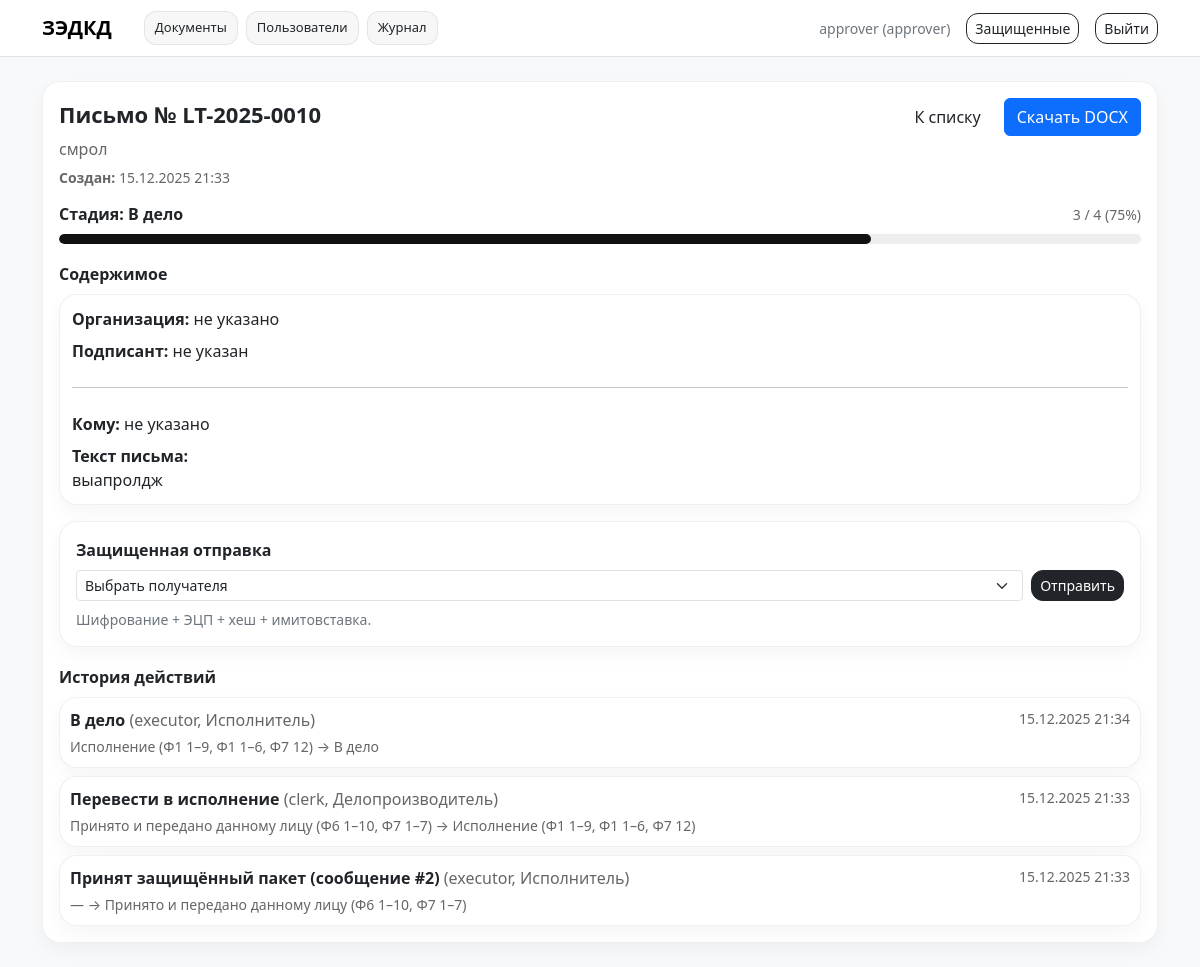
Screenshot of /docs/24 (signed in) with the database file from the repository.
### app/models.py (models this page shows, shortened)
class User(db.Model, UserMixin):
    id = db.Column(db.Integer, primary_key=True)
    username = db.Column(db.String(80), unique=True, nullable=False)
    password_hash = db.Column(db.String(200), nullable=False)
    role = db.Column(db.String(30), nullable=False, default=Role.CLERK)

class Document(db.Model):
    id = db.Column(db.Integer, primary_key=True)
    doc_type = db.Column(db.String(30), nullable=False)
    title = db.Column(db.String(255), nullable=False)
    reg_number = db.Column(db.String(50), nullable=True)
    stage = db.Column(db.String(50), nullable=False, default="created")
    created_at = db.Column(db.DateTime, default=datetime.utcnow)
    created_by_id = db.Column(db.Integer, db.ForeignKey("user.id"), nullable=False)
    created_by = db.relationship("User", backref="created_documents")
    content_json = db.Column(db.Text, nullable=False, server_default="{}")
    confidentiality = db.Column(db.String(50), nullable=True)
    assigned_to_role = db.Column(db.String(30), nullable=True)
    security_json = db.Column(db.Text, nullable=True)

class AuditEvent(db.Model):
    id = db.Column(db.Integer, primary_key=True)
    document_id = db.Column(db.Integer, db.ForeignKey("document.id"), nullable=False)
    actor_id = db.Column(db.Integer, db.ForeignKey("user.id"), nullable=False)
    action = db.Column(db.String(80), nullable=False)
    from_stage = db.Column(db.String(50), nullable=True)
    to_stage = db.Column(db.String(50), nullable=True)
    created_at = db.Column(db.DateTime, default=datetime.utcnow)
    comment = db.Column(db.String(500), nullable=True)
    document = db.relationship("Document", backref="events")
    actor = db.relationship("User", backref="events")

### app/main.py (the view)
@main_bp.route("/docs/<int:doc_id>")
@login_required
def doc_detail(doc_id: int):
    d = Document.query.get_or_404(doc_id)
    if d.stage == "deleted":
        abort(404)
    if d.stage == "destroyed":
        return redirect(url_for("main.index"))
    events = (
        AuditEvent.query
        .filter_by(document_id=d.id)
        .order_by(AuditEvent.created_at.desc())
        .all()
    )
    progress, step_now, step_total, stage_label = calc_progress(d.doc_type, d.stage)
    payload = load_payload(d)
    if not payload.get("_assigned_to_role") and not is_terminal(d.stage) and d.stage != "deleted":
        payload["_assigned_to_role"] = assigned_role_for_stage(d.doc_type, d.stage)
        save_payload(d, payload)
        db.session.commit()
    attach_runtime_assigned(d, payload)
    actions = available_actions(d.doc_type, d.stage, current_user.role, getattr(d, "assigned_to_role", None))
    ins_steps = [x.strip() for x in (payload.get("steps_raw") or "").splitlines() if x.strip()]
    pack_items = [x.strip("-• \t") for x in (payload.get("list_raw") or "").splitlines() if x.strip()]
    history = []
    for e in events:
        actor = getattr(e, "actor", None)
        actor_name = getattr(actor, "username", None) or getattr(actor, "login", None) or f"ID {e.actor_id}"
        actor_role_raw = getattr(actor, "role", None) if actor else None
        actor_role = ROLE_TITLES.get(actor_role_raw, actor_role_raw or "")
        history.append({
            "action": e.action,
            "at": e.created_at,
            "from": STAGE_LABELS.get(e.from_stage, e.from_stage) if e.from_stage else "—",
            "to": STAGE_LABELS.get(e.to_stage, e.to_stage) if e.to_stage else "—",
            "actor_name": actor_name,
            "actor_role": actor_role,
        })
    users_for_send = User.query.filter(User.id != current_user.id).order_by(User.username.asc()).all()
    return render_template(
        "doc_detail.html",
        me=current_user,
        d=d,
        DOC_TYPE_LABELS=DOC_TYPE_LABELS,
        STAGE_LABELS=STAGE_LABELS,
        ROLE_TITLES=ROLE_TITLES,
        progress=progress,
        step_now=step_now,
        step_total=step_total,
        stage_label=stage_label,
        actions=actions,
        payload=payload,
        ins_steps=ins_steps,
        pack_items=pack_items,
        history=history,
        users_for_send=users_for_send,
    )

### app/main.py (called while the page is built, shortened)
def load_payload(d: Document) -> dict:
    try:
        return json.loads(d.content_json or "{}")
    except Exception:
        return {}

def attach_runtime_assigned(d: Document, payload: Optional[dict] = None) -> None:
    payload = payload if payload is not None else load_payload(d)
    setattr(d, "assigned_to_role", payload.get("_assigned_to_role"))

def is_terminal(stage: str) -> bool:
    return stage in TERMINAL_STAGES

def calc_progress(doc_type: str, stage: str):
    flow = STAGE_FLOW.get(doc_type, [])
    total = len(flow)
    if is_terminal(stage):
        return 100, total, total, TERMINAL_STAGES[stage]
    keys = [k for k, _ in flow]
    if stage not in keys or total == 0:
        return 0, 0, 0, STAGE_LABELS.get(stage, stage)
    idx = keys.index(stage)
    step_now = idx + 1
    percent = round(step_now / total * 100)
    return percent, step_now, total, STAGE_LABELS.get(stage, stage)

def available_actions(doc_type: str, stage: str, role: str, assigned_to_role: Optional[str]):
    if assigned_to_role and assigned_to_role != role:
        return []

### app/models.py (called while the page is built)
@login_manager.user_loader
def load_user(user_id):
    return User.query.get(int(user_id))

### app/templates/doc_detail.html (shortened to what this page needs)
{% extends "base.html" %}
{% block content %}
<div class="card-soft" style="padding:16px;">
  <div style="display:flex; justify-content:space-between; gap:12px; align-items:flex-start; flex-wrap:wrap;">
    <div>
      <div style="font-size:22px; font-weight:700; margin-bottom:6px;">
        {{ DOC_TYPE_LABELS.get(d.doc_type, d.doc_type) }} № {{ d.reg_number }}
      </div>
      <div style="color:#666; margin-bottom:6px;">{{ d.title }}</div>
      <div style="display:flex; gap:10px; flex-wrap:wrap; color:#666; font-size:14px;">
        {% if d.created_at %}
          <span><b>Создан:</b> {{ d.created_at.strftime('%d.%m.%Y %H:%M') }}</span>
        {% endif %}
      </div>
    </div>
    <div style="display:flex; gap:10px; flex-wrap:wrap;">
      <a class="btn btn-outline" href="{{ url_for('main.index') }}">К списку</a>
      <a class="btn btn-primary" href="{{ url_for('main.download_docx', doc_id=d.id) }}">Скачать DOCX</a>
    </div>
  </div>
  <div style="margin-top:14px;">
    <div style="display:flex; justify-content:space-between; gap:10px; align-items:center; flex-wrap:wrap;">
      <div style="font-weight:600;">
        Стадия: {{ stage_label }}
      </div>
      <div style="color:#666; font-size:14px;">
        {{ step_now }} / {{ step_total }} ({{ progress }}%)
      </div>
    </div>
    <div style="margin-top:8px; background:#eee; border-radius:999px; height:10px; overflow:hidden;">
      <div style="height:10px; width:{{ progress }}%; background:#111; border-radius:999px;"></div>
    </div>
  </div>
  <div style="margin-top:18px;">
  <div style="font-weight:700; margin-bottom:8px;">Содержимое</div>
  <div class="card-soft" style="padding:12px;">
    <div style="display:grid; gap:8px;">
      <div><b>Организация:</b> {{ payload.get("org_name") or "не указано" }}</div>
      {% set pos = payload.get("sign_pos") %}
      {% set name = payload.get("sign_name") %}
      <div><b>Подписант:</b>
        {% if pos or name %}
          {{ (pos or "") }}{% if pos and name %}, {% endif %}{{ (name or "") }}
        {% else %}
          не указан
        {% endif %}
      </div>
      {% if d.doc_type == 'letter' %}
        <hr>
        <div><b>Кому:</b> {{ payload.get("addressee") or "не указано" }}</div>
        <div><b>Текст письма:</b><br>{{ payload.get("body") or "не заполнено" }}</div>
      {% endif %}
    </div>
  </div>
</div>
    <div class="card card-soft mt-3">
    <div class="card-body">
        <div class="fw-semibold mb-2">Защищенная отправка</div>
        <form method="post" action="/docs/{{ d.id }}/secure/send" class="d-flex gap-2">
        <select class="form-select form-select-sm" name="to_user_id" required>
            <option value="" selected disabled>Выбрать получателя</option>
        </select>
        <button class="btn btn-dark btn-sm btn-round" type="submit">Отправить</button>
        </form>
        <div class="text-secondary small mt-2">
        Шифрование + ЭЦП + хеш + имитовставка.
        </div>
    </div>
    </div>
  <div style="margin-top:18px;">
    <div style="font-weight:700; margin-bottom:8px;">История действий</div>
    {% if history and history|length > 0 %}
        <div style="display:flex; flex-direction:column; gap:8px;">
        {% for h in history %}
            <div class="card-soft" style="padding:10px;">
            <div style="display:flex; justify-content:space-between; gap:10px; flex-wrap:wrap;">
                <div style="font-weight:600;">
                {{ h.action }}
                <span style="color:#666; font-weight:400;">
                    ({{ h.actor_name }}{% if h.actor_role %}, {{ h.actor_role }}{% endif %})
                </span>
                </div>
                <div style="color:#666; font-size:14px;">
                {{ h.at.strftime('%d.%m.%Y %H:%M') if h.at else '' }}
                </div>
            </div>
            <div style="color:#666; font-size:14px; margin-top:4px;">
                {{ h.from }} → {{ h.to }}
            </div>
            </div>
        {% endfor %}
        </div>
    {% else %}
        <div style="color:#666;">Пока пусто.</div>
    {% endif %}
</div>
</div>
{% endblock %}

### app/templates/base.html (shortened to what this page needs)
<!doctype html>
<html lang="ru">
<head>
  <link href="https://cdn.jsdelivr.net/npm/bootstrap@5.3.3/dist/css/bootstrap.min.css" rel="stylesheet">
</head>
<body class="bg-light">
  <nav class="navbar navbar-expand-lg bg-white border-bottom">
    <div class="container">
      <div class="d-flex align-items-center gap-3">
        <span class="navbar-brand fw-semibold mb-0">ЗЭДКД</span>
        <div class="d-flex align-items-center gap-2">
          <a class="navbtn" href="{{ url_for('main.index') }}">Документы</a>
          <a class="navbtn" href="{{ url_for('main.users') }}">Пользователи</a>
          {% if me.role in ['auditor','approver'] %}
            <a class="navbtn" href="{{ url_for('main.journal') }}">Журнал</a>
          {% endif %}
        </div>
      </div>
      <div class="ms-auto d-flex align-items-center gap-3">
        <span class="text-secondary small">
          {{ me.username or me.login }} ({{ me.role }})
        </span>
        <a class="btn btn-outline-dark btn-sm btn-round" href="/secure/inbox">Защищенные</a>
        <a class="btn btn-outline-dark btn-sm btn-round" href="/logout">Выйти</a>
      </div>
    </div>
  </nav>
  <main class="container py-4">
    {% block content %}{% endblock %}
  </main>
</body>
</html>

### app/templates/base.html (style rules this page uses)
:root { --soft-bg: #f6f7fb; --card-radius: 18px; }
body { background: var(--soft-bg) !important; }
.card-soft { border-radius: var(--card-radius) !important; border: 1px solid rgba(0,0,0,.06) !important; box-shadow: 0 8px 20px rgba(0,0,0,.04); background: #fff; }
.btn-round { border-radius: 12px !important; }
.navbtn { border-radius: 12px; padding: 6px 10px; font-size: 13px; border: 1px solid rgba(0,0,0,.08); background: rgba(0,0,0,.03); text-decoration: none; color: inherit; }

### rows the page displays
User: username "approver", role "approver"
Document: get "Письмо", reg_number "LT-2025-0010", title "смрол", created_at "15.12.2025 21:33"
AuditEvent: action "В дело", action "В дело", at "15.12.2025 21:34"
User: actor_name "executor" "executor"
AuditEvent: action "Перевести в исполнение", at "15.12.2025 21:33"
User: actor_name "clerk"
AuditEvent: action "Принят защищённый пакет (сообщение #2)", at "15.12.2025 21:33"

### other values shown
{{ step_now }} "3"
{{ step_total }} "4"
{{ progress }} "75"
{{ payload.get("org_name") or "не указано" }} "не указано"
{{ payload.get("addressee") or "не указано" }} "не указано"
{{ payload.get("body") or "не заполнено" }} "выапролдж"
{{ h.actor_role }} "Исполнитель" "Делопроизводитель" "Исполнитель"
{{ h.from }} "Исполнение (Ф1 1–9, Ф1 1–6, Ф7 12)" "Принято и передано данному лицу (Ф6 1–10, Ф7 1–7)" "—"
{{ h.to }} "В дело" "Исполнение (Ф1 1–9, Ф1 1–6, Ф7 12)" "Принято и передано данному лицу (Ф6 1–10, Ф7 1–7)"
